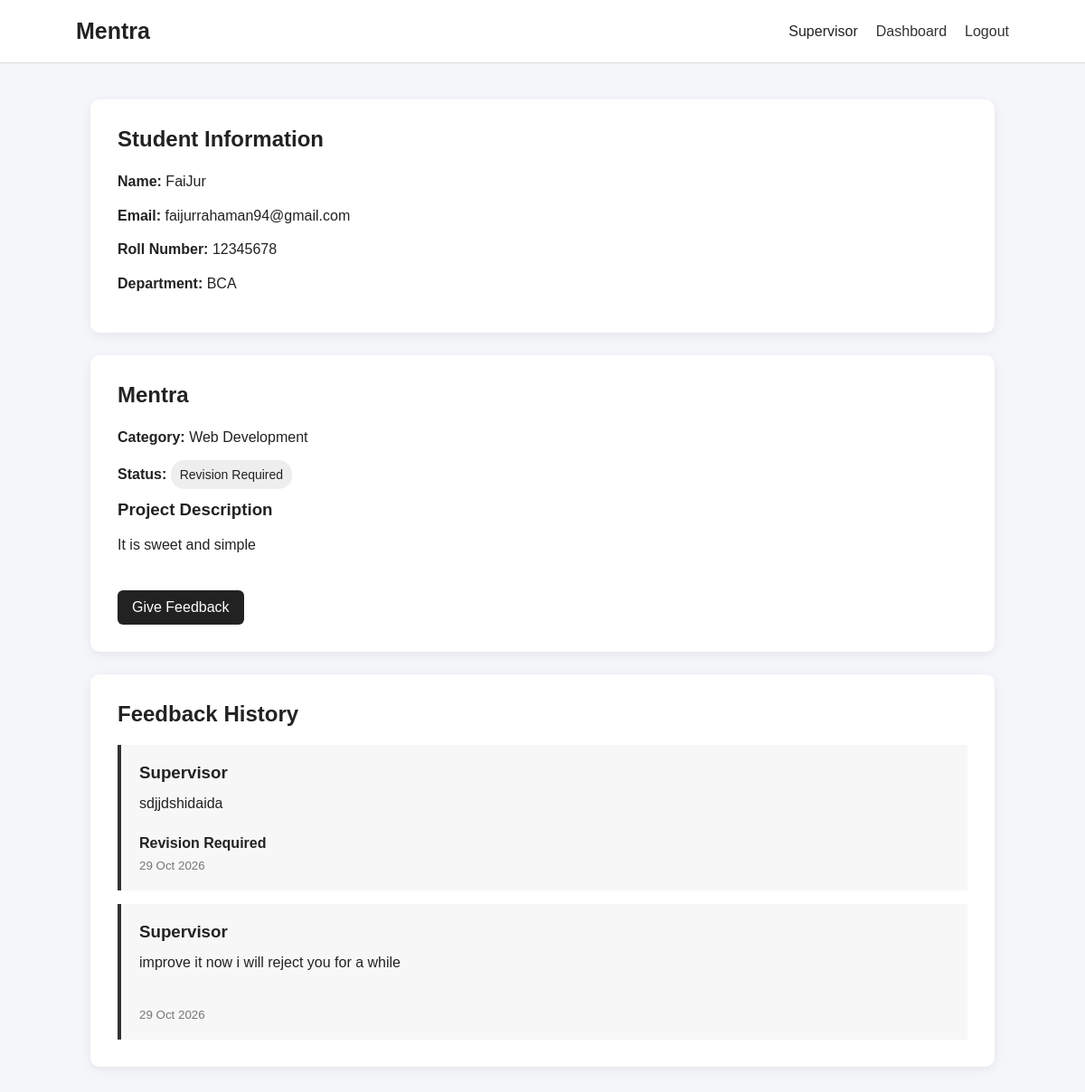
Screenshot of /supervisor/view_project.php?id=1 (signed in) with the database file from the repository.
### tables this page shows
CREATE TABLE `projects` (
  `id` int(11) NOT NULL,
  `student_id` int(11) NOT NULL,
  `title` varchar(255) NOT NULL,
  `description` text NOT NULL,
  `category` varchar(100) DEFAULT NULL,
  `status` enum('Submitted','Under Review','Revision Required','Approved','Rejected') DEFAULT 'Submitted',
  `created_at` timestamp NOT NULL DEFAULT current_timestamp(),
  `updated_at` timestamp NOT NULL DEFAULT current_timestamp() ON UPDATE current_timestamp()
);

CREATE TABLE `users` (
  `id` int(11) NOT NULL,
  `full_name` varchar(100) NOT NULL,
  `email` varchar(100) NOT NULL,
  `roll_number` varchar(50) DEFAULT NULL,
  `phone` varchar(20) DEFAULT NULL,
  `department` varchar(50) DEFAULT NULL,
  `password` varchar(255) NOT NULL,
  `role` enum('student','supervisor','admin') DEFAULT 'student',
  `created_at` timestamp NOT NULL DEFAULT current_timestamp()
);

CREATE TABLE `feedback` (
  `id` int(11) NOT NULL,
  `project_id` int(11) NOT NULL,
  `supervisor_id` int(11) NOT NULL,
  `feedback` text NOT NULL,
  `status` enum('Revision Required','Approved') DEFAULT 'Revision Required',
  `created_at` timestamp NOT NULL DEFAULT current_timestamp()
);

### supervisor/view_project.php (the view, shortened to what this page needs)
<?php
require_once "../backend/db.php";
$project_id = intval($_GET['id']);
$sql = "SELECT
            projects.*,
            users.full_name,
            users.email,
            users.roll_number,
            users.department
        FROM projects
        JOIN users
        ON projects.student_id = users.id
        WHERE projects.id = ?";
$stmt = mysqli_prepare($conn, $sql);
mysqli_stmt_bind_param(
    $stmt,
    "i",
    $project_id
);
mysqli_stmt_execute($stmt);
$result = mysqli_stmt_get_result($stmt);
$project = mysqli_fetch_assoc($result);
$feedback_sql = "SELECT
                    feedback.*,
                    users.full_name
                 FROM feedback
                 JOIN users
                 ON feedback.supervisor_id = users.id
                 WHERE feedback.project_id = ?
                 ORDER BY feedback.created_at DESC";
$feedback_stmt = mysqli_prepare(
    $conn,
    $feedback_sql
);
mysqli_stmt_bind_param(
    $feedback_stmt,
    "i",
    $project_id
);
mysqli_stmt_execute($feedback_stmt);
$feedback_result =
    mysqli_stmt_get_result($feedback_stmt);
?>
<!DOCTYPE html>
<html lang="en">
<head>
    <link rel="stylesheet"
          href="supervisor.css">
</head>
<body>
<header class="header">
    <h2>Mentra</h2>
    <div>
        <span>
            <?php
            echo htmlspecialchars($_SESSION['name']);
            ?>
        </span>
        <a href="dashboard.php">
            Dashboard
        </a>
        <a href="../backend/logout.php">
            Logout
        </a>
    </div>
</header>
<main class="container">
    <section class="card">
        <h2>Student Information</h2>
        <p>
            <strong>Name:</strong>
            <?php
            echo htmlspecialchars(
                $project['full_name']
            );
            ?>
        </p>
        <p>
            <strong>Email:</strong>
            <?php
            echo htmlspecialchars(
                $project['email']
            );
            ?>
        </p>
        <p>
            <strong>Roll Number:</strong>
            <?php
            echo htmlspecialchars(
                $project['roll_number']
            );
            ?>
        </p>
        <p>
            <strong>Department:</strong>
            <?php
            echo htmlspecialchars(
                $project['department']
            );
            ?>
        </p>
    </section>
    <section class="card">
        <h1>
            <?php
            echo htmlspecialchars(
                $project['title']
            );
            ?>
        </h1>
        <p>
            <strong>Category:</strong>
            <?php
            echo htmlspecialchars(
                $project['category']
            );
            ?>
        </p>
        <p>
            <strong>Status:</strong>
            <span class="status">
                <?php
                echo htmlspecialchars(
                    $project['status']
                );
                ?>
            </span>
        </p>
        <h3>
            Project Description
        </h3>
        <p class="description">
            <?php
            echo nl2br(
                htmlspecialchars(
                    $project['description']
                )
            );
            ?>
        </p>
      <a
    href="../feedback.php?id=<?php echo $project_id; ?>"
    class="feedback-btn"
>
    Give Feedback
</a>
    </section>
    <section class="card">
        <h2>
            Feedback History
        </h2>
        <?php if (mysqli_num_rows($feedback_result) > 0): ?>
            <?php while ($feedback =
                mysqli_fetch_assoc($feedback_result)): ?>
                <div class="feedback-card">
                    <h3>
                        <?php
                        echo htmlspecialchars(
                            $feedback['full_name']
                        );
                        ?>
                    </h3>
                    <p>
                        <?php
                        echo nl2br(
                            htmlspecialchars(
                                $feedback['feedback']
                            )
                        );
                        ?>
                    </p>
                    <strong>
                        <?php
                        echo htmlspecialchars(
                            $feedback['status']
                        );
                        ?>
                    </strong>
                    <small>
                        <?php
                        echo date(
                            "d M Y",
                            strtotime(
                                $feedback['created_at']
                            )
                        );
                        ?>
                    </small>
                </div>
            <?php endwhile; ?>
        <?php else: ?>
            <p>
                No feedback given yet.
            </p>
        <?php endif; ?>
    </section>
</main>
</body>
</html>

### supervisor/supervisor.css (style rules this page uses)
* { box-sizing: border-box; margin: 0; padding: 0; }
body { font-family: Arial, sans-serif; background: #f5f6fa; color: #222; }
.header { height: 70px; background: white; padding: 0 7%; display: flex; align-items: center; justify-content: space-between; border-bottom: 1px solid #ddd; }
.header h2 { font-size: 25px; }
.header div { display: flex; gap: 20px; align-items: center; }
.header a { color: #333; text-decoration: none; }
.container { width: 90%; max-width: 1000px; margin: 40px auto; }
.card, .project-section { background: white; padding: 30px; margin-bottom: 25px; border-radius: 10px; box-shadow: 0 3px 12px rgba(0,0,0,0.07); }
.status { display: inline-block; padding: 5px 10px; border-radius: 15px; background: #eee; font-size: 14px; }
.view-btn, .feedback-btn { display: inline-block; padding: 10px 16px; background: #222; color: white; text-decoration: none; border-radius: 6px; }
.feedback-btn { margin-top: 25px; }
.card h1 { margin-bottom: 20px; }
.card h2 { margin-bottom: 20px; }
.card p { line-height: 1.6; margin-bottom: 12px; }
.description { margin-top: 15px; }
.feedback-card { background: #f7f7f7; padding: 20px; margin-top: 15px; border-left: 4px solid #333; }
.feedback-card h3 { margin-bottom: 10px; }
.feedback-card strong { display: inline-block; margin-top: 10px; }
.feedback-card small { display: block; margin-top: 8px; color: #777; }

### rows the page displays
projects: student.full_name "FaiJur", student.email "faijurrahaman94@gmail.com", student.roll_number "12345678", student.department "BCA", title "Mentra", category "Web Development", status "Revision Required", description "It is sweet and simple"
feedback: supervisor.full_name "Supervisor", feedback "sdjjdshidaida", status "Revision Required", created_at "29 Oct 2026"
feedback: supervisor.full_name "Supervisor", feedback "improve it now i will reject you for a while", created_at "29 Oct 2026"

### other values shown
$_SESSION['name'] "Supervisor"
